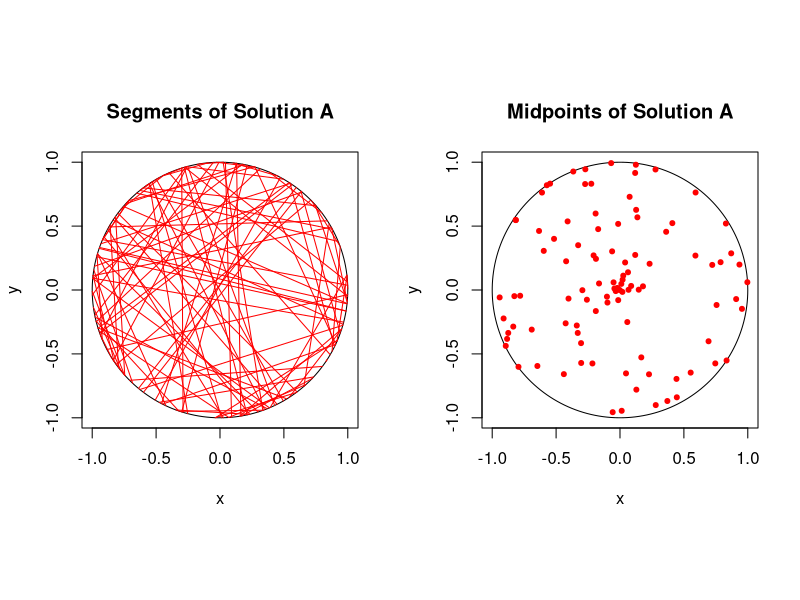
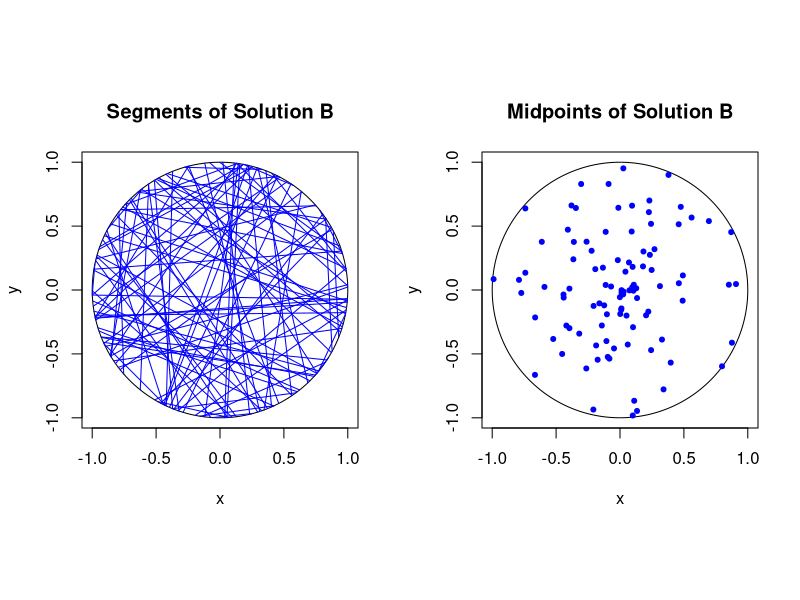
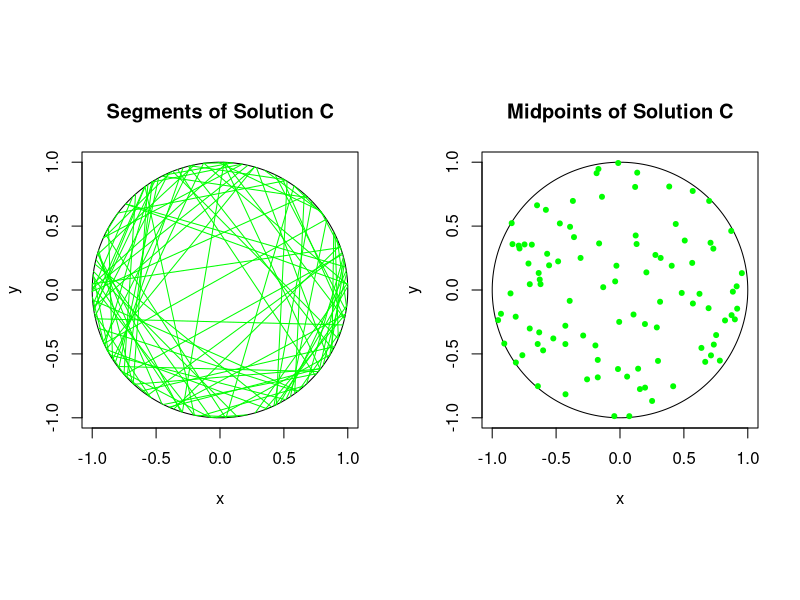

Write the R code that produced these figures, in order.
# Illustrate the three solutions of the Bertrand paradox on a disk.
# The paradox asks what is the probability of a random chord in a 
# circle being greater than a side of equilateral triangle inscribed in
# the circle. Traditionally this problem has three different solutions.
# The three solutions are labelled A, B and C, which correspond to
# solutions 1, 2 and 3 in, for example, the Wikipedia article:
# https://en.wikipedia.org/wiki/Bertrand_paradox_(probability)
# The empirical estimates are also done for the probability of the chord 
# length being greater than the side of the triangle. 
# The results are not plotted if the number of lines is equal to or 
# greater than a thousand (ie numbLines<1000 for plotting).
# Author: H. Paul Keeler, 2019.

###START Parameters START###
#Simulation disk dimensions
xx0=0; yy0=0; #center of disk
r=1; #disk radius
numbLines=10^2;#number of lines
###END Parameters END###

###START Simulate three solutions on a disk START###
#Solution A
thetaA1=2*pi*runif(numbLines); #choose angular component uniformly
thetaA2=2*pi*runif(numbLines); #choose angular component uniformly

#calculate segment endpoints
xxA1=xx0+r*cos(thetaA1);
yyA1=yy0+r*sin(thetaA1);
xxA2=xx0+r*cos(thetaA2);
yyA2=yy0+r*sin(thetaA2);
#calculate midpoints of segments
xxA0=(xxA1+xxA2)/2; yyA0=(yyA1+yyA2)/2;

#Solution B
thetaB=2*pi*runif(numbLines); #choose angular component uniformly
pB=r*runif(numbLines); #choose radial component uniformly
qB=sqrt(r^2-pB^2); #distance to circle edge (along line)

#calculate trig values
sin_thetaB=sin(thetaB);
cos_thetaB=cos(thetaB);

#calculate segment endpoints
xxB1=xx0+pB*cos_thetaB+qB*sin_thetaB;
yyB1=yy0+pB*sin_thetaB-qB*cos_thetaB;
xxB2=xx0+pB*cos_thetaB-qB*sin_thetaB;
yyB2=yy0+pB*sin_thetaB+qB*cos_thetaB;
#calculate midpoints of segments
xxB0=(xxB1+xxB2)/2; yyB0=(yyB1+yyB2)/2;

#Solution C
#choose a point uniformly in the disk
thetaC=2*pi*runif(numbLines); #choose angular component uniformly
pC=r*sqrt(runif(numbLines)); #choose radial component
qC=sqrt(r^2-pC^2); #distance to circle edge (alonge line)

#calculate trig values
sin_thetaC=sin(thetaC);
cos_thetaC=cos(thetaC);

#calculate segment endpoints
xxC1=xx0+pC*cos_thetaC+qC*sin_thetaC;
yyC1=yy0+pC*sin_thetaC-qC*cos_thetaC;
xxC2=xx0+pC*cos_thetaC-qC*sin_thetaC;
yyC2=yy0+pC*sin_thetaC+qC*cos_thetaC;
#calculate midpoints of segments
xxC0=(xxC1+xxC2)/2; yyC0=(yyC1+yyC2)/2;
###END Simulate three solutions on a disk END###

#Plot if there are less than a thousand lines.
if (numbLines<1000) {
  #create points for circle 
  t=seq(0,2*pi,len=200);
  xp=r*cos(t); yp=r*sin(t);
  
  ### START Plotting START###
  #Solution A
  #plot.new();
  par(mfrow=c(1,2));
  par(pty="s"); #use square plotting region
  plot(xx0+xp,yy0+yp,xlab='x',ylab='y',type="l", col='black',main='Segments of Solution A');
  #plot segments of Solution A
  segments(xxA1,yyA1,xxA2,yyA2,col='red'); 
  #draw circle
  par(pty="s"); #use square plotting region
  plot(xx0+xp,yy0+yp,xlab='x',ylab='y',type="l", col='black',main='Midpoints of Solution A');
  #plot midpoints of Solution A
  points(xxA0,yyA0,pch=20,col='red');  
  
  #Solution B
  #plot.new();
  par(mfrow=c(1,2));
  par(pty="s"); #use square plotting region
  plot(xx0+xp,yy0+yp,xlab='x',ylab='y',type="l", col='black',main='Segments of Solution B');
  #plot segments of Solution B
  segments(xxB1,yyB1,xxB2,yyB2,col='blue'); 
  #draw circle
  par(pty="s"); #use square plotting region
  plot(xx0+xp,yy0+yp,xlab='x',ylab='y',type="l", col='black',main='Midpoints of Solution B');
  #plot midpoints of Solution B
  points(xxB0,yyB0,pch=20,col='blue'); 
  
  #Solution C
  #plot.new();
  par(mfrow=c(1,2));
  par(pty="s"); #use square plotting region
  plot(xx0+xp,yy0+yp,xlab='x',ylab='y',type="l", col='black',main='Segments of Solution C');
  #plot segments of Solution C
  segments(xxC1,yyC1,xxC2,yyC2,col='green'); 
  #draw circle
  par(pty="s"); #use square plotting region
  plot(xx0+xp,yy0+yp,xlab='x',ylab='y',type="l", col='black',main='Midpoints of Solution C');
  #plot midpoints of Solution C
  points(xxC0,yyC0,pch=20,col='green'); 
  ###END Plotting END###
}
